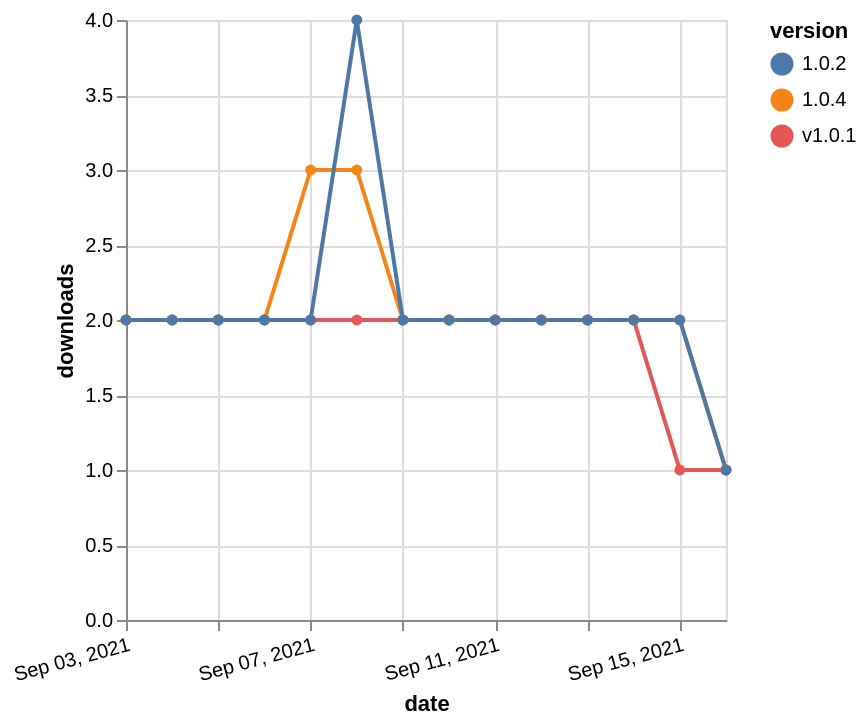

Here is the Vega-Lite specification saved for this chart:
### Vega-Lite specification from a JSON file in a GitHub repository (floating-point values rounded to 4 significant figures)
{"$schema": "https://vega.github.io/schema/vega-lite/v5.json", "description": "A simple bar chart with embedded data.", "data": {"values": [{"date": "2021-09-03", "total": 313, "delta": 2, "version": "1.0.4"}, {"date": "2021-09-04", "total": 315, "delta": 2, "version": "1.0.4"}, {"date": "2021-09-05", "total": 317, "delta": 2, "version": "1.0.4"}, {"date": "2021-09-06", "total": 319, "delta": 2, "version": "1.0.4"}, {"date": "2021-09-07", "total": 322, "delta": 3, "version": "1.0.4"}, {"date": "2021-09-08", "total": 325, "delta": 3, "version": "1.0.4"}, {"date": "2021-09-09", "total": 327, "delta": 2, "version": "1.0.4"}, {"date": "2021-09-10", "total": 329, "delta": 2, "version": "1.0.4"}, {"date": "2021-09-11", "total": 331, "delta": 2, "version": "1.0.4"}, {"date": "2021-09-12", "total": 333, "delta": 2, "version": "1.0.4"}, {"date": "2021-09-13", "total": 335, "delta": 2, "version": "1.0.4"}, {"date": "2021-09-14", "total": 337, "delta": 2, "version": "1.0.4"}, {"date": "2021-09-15", "total": 339, "delta": 2, "version": "1.0.4"}, {"date": "2021-09-16", "total": 340, "delta": 1, "version": "1.0.4"}, {"date": "2021-09-03", "total": 1103, "delta": 2, "version": "v1.0.1"}, {"date": "2021-09-04", "total": 1105, "delta": 2, "version": "v1.0.1"}, {"date": "2021-09-05", "total": 1107, "delta": 2, "version": "v1.0.1"}, {"date": "2021-09-06", "total": 1109, "delta": 2, "version": "v1.0.1"}, {"date": "2021-09-07", "total": 1111, "delta": 2, "version": "v1.0.1"}, {"date": "2021-09-08", "total": 1113, "delta": 2, "version": "v1.0.1"}, {"date": "2021-09-09", "total": 1115, "delta": 2, "version": "v1.0.1"}, {"date": "2021-09-10", "total": 1117, "delta": 2, "version": "v1.0.1"}, {"date": "2021-09-11", "total": 1119, "delta": 2, "version": "v1.0.1"}, {"date": "2021-09-12", "total": 1121, "delta": 2, "version": "v1.0.1"}, {"date": "2021-09-13", "total": 1123, "delta": 2, "version": "v1.0.1"}, {"date": "2021-09-14", "total": 1125, "delta": 2, "version": "v1.0.1"}, {"date": "2021-09-15", "total": 1126, "delta": 1, "version": "v1.0.1"}, {"date": "2021-09-16", "total": 1127, "delta": 1, "version": "v1.0.1"}, {"date": "2021-09-03", "total": 1124, "delta": 2, "version": "1.0.2"}, {"date": "2021-09-04", "total": 1126, "delta": 2, "version": "1.0.2"}, {"date": "2021-09-05", "total": 1128, "delta": 2, "version": "1.0.2"}, {"date": "2021-09-06", "total": 1130, "delta": 2, "version": "1.0.2"}, {"date": "2021-09-07", "total": 1132, "delta": 2, "version": "1.0.2"}, {"date": "2021-09-08", "total": 1136, "delta": 4, "version": "1.0.2"}, {"date": "2021-09-09", "total": 1138, "delta": 2, "version": "1.0.2"}, {"date": "2021-09-10", "total": 1140, "delta": 2, "version": "1.0.2"}, {"date": "2021-09-11", "total": 1142, "delta": 2, "version": "1.0.2"}, {"date": "2021-09-12", "total": 1144, "delta": 2, "version": "1.0.2"}, {"date": "2021-09-13", "total": 1146, "delta": 2, "version": "1.0.2"}, {"date": "2021-09-14", "total": 1148, "delta": 2, "version": "1.0.2"}, {"date": "2021-09-15", "total": 1150, "delta": 2, "version": "1.0.2"}, {"date": "2021-09-16", "total": 1151, "delta": 1, "version": "1.0.2"}]}, "width": "container", "mark": {"type": "line", "point": {"filled": true}}, "encoding": {"x": {"field": "date", "type": "temporal", "timeUnit": "yearmonthdate", "title": "date", "axis": {"labelAngle": -15}}, "y": {"field": "delta", "type": "quantitative", "title": "downloads"}, "color": {"field": "version", "type": "nominal"}, "tooltip": {"field": "delta"}}}
